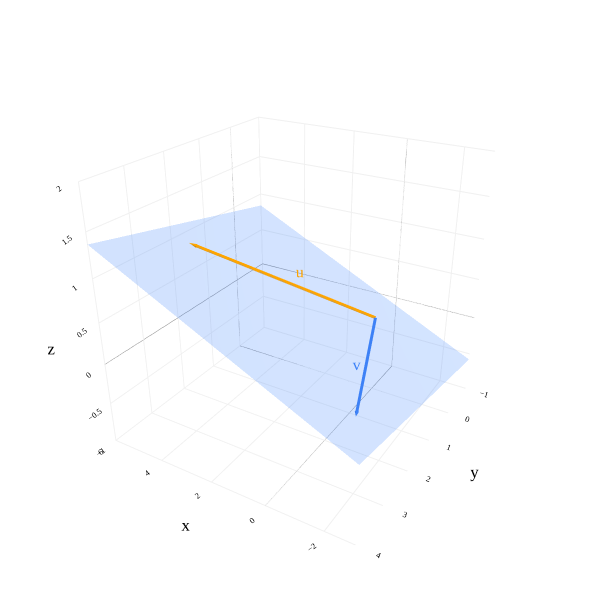

Notebook source saved alongside this figure:
### Markdown cell above
### The Cross Product

I first mentioned planes back in [Chapter 3.1](../03_vectors/01-vectors-and-linear-combinations.ipynb), when we intuitively discussed the fact that the set of all linear combinations of two non-collinear vectors in $\mathbb{R}^3$ forms a plane. We discussed this idea at length in [Chapter 4.1](./01-span.ipynb), too.

So, given two vectors ${\color{orange} \vec u = \begin{bmatrix} u_1 \\ u_2 \\ u_3 \end{bmatrix}}, {\color{#3d81f6} \vec v = \begin{bmatrix} v_1 \\ v_2 \\ v_3 \end{bmatrix}} \in \mathbb{R}^3$, how do we find the equation of the plane they span, in standard form?

### Code cell
from utils import plot_vectors
import numpy as np
import plotly.graph_objects as go

v1 = (5, 2, 1)
v2 = (-2, 3, 0)

fig = plot_vectors([(v1, "orange", r"u"), 
                    (v2, "#3d81f6", r"v"),
                    ], show_axis_labels=True, vdeltax=0.3, vdeltay=1)

# Add the plane spanned by v1 and v2
plane_extent = 20
num_points = 3

s_range = np.linspace(-plane_extent, plane_extent, num_points)
t_range = np.linspace(-plane_extent, plane_extent, num_points)
s_grid, t_grid = np.meshgrid(s_range, t_range)

plane_x = s_grid * v1[0] + t_grid * v2[0]
plane_y = s_grid * v1[1] + t_grid * v2[1]
plane_z = s_grid * v1[2] + t_grid * v2[2]

fig.add_trace(go.Surface(
    x=plane_x,
    y=plane_y,
    z=plane_z,
    opacity=0.8,
    colorscale=[[0, 'rgba(61,129,246,0.3)'], [1, 'rgba(61,129,246,0.3)']],
    showscale=False,
))

fig.update_xaxes(
    scaleanchor="y",
    scaleratio=1,
    tickvals=np.arange(-10, 10, 1)
)

fig.update_yaxes(
    scaleanchor="x",
    scaleratio=1,
    tickvals=np.arange(-10, 10, 1)
)

fig.update_layout(
    xaxis_range=[-10, 10],
    yaxis_range=[-10, 10],
    width=600,
    height=600,
    scene_camera=dict(
        eye=dict(x=-1.2, y=2, z=1.2)
    ),
    scene=dict(
        aspectmode='cube',
    ),
)

fig.show()

### Figure 1 — Plotly figure (JSON) as saved in the notebook; plotly's stock layout.template omitted (floating-point values rounded to 4 significant figures)
{"data": [{"hovertemplate": "(%{x}, %{y}, %{z})<extra></extra>", "line": {"color": "orange", "width": 6}, "mode": "lines", "showlegend": false, "type": "scatter3d", "x": [0, 5], "y": [0, 2], "z": [0, 1]}, {"colorscale": [[0, "orange"], [1, "orange"]], "hoverinfo": "skip", "showlegend": false, "showscale": false, "sizemode": "raw", "sizeref": 0.4, "type": "cone", "u": [0.5], "v": [0.2], "w": [0.1], "x": [5], "y": [2], "z": [1]}, {"hoverinfo": "skip", "mode": "text", "showlegend": false, "text": ["u"], "textfont": {"color": "orange", "family": "Palatino", "size": 16}, "textposition": "middle center", "type": "scatter3d", "x": [2.556], "y": [0.5358], "z": [0.5]}, {"hovertemplate": "(%{x}, %{y}, %{z})<extra></extra>", "line": {"color": "#3d81f6", "width": 6}, "mode": "lines", "showlegend": false, "type": "scatter3d", "x": [0, -2], "y": [0, 3], "z": [0, 0]}, {"colorscale": [[0, "#3d81f6"], [1, "#3d81f6"]], "hoverinfo": "skip", "showlegend": false, "showscale": false, "sizemode": "raw", "sizeref": 0.4, "type": "cone", "u": [-0.2], "v": [0.3], "w": [0], "x": [-2], "y": [3], "z": [0]}, {"hoverinfo": "skip", "mode": "text", "showlegend": false, "text": ["v"], "textfont": {"color": "#3d81f6", "family": "Palatino", "size": 16}, "textposition": "middle center", "type": "scatter3d", "x": [-0.8752], "y": [1.777], "z": [0]}, {"colorscale": [[0, "rgba(61,129,246,0.3)"], [1, "rgba(61,129,246,0.3)"]], "opacity": 0.8, "showscale": false, "type": "surface", "x": [[-60.0, 40.0, 140.0], [-100.0, 0.0, 100.0], [-140.0, -40.0, 60.0]], "y": [[-100.0, -60.0, -20.0], [-40.0, 0.0, 40.0], [20.0, 60.0, 100.0]], "z": [[-20.0, 0.0, 20.0], [-20.0, 0.0, 20.0], [-20.0, 0.0, 20.0]]}], "layout": {"font": {"color": "black", "family": "Palatino", "size": 14}, "height": 600, "margin": {"b": 0, "l": 0, "r": 0, "t": 0}, "paper_bgcolor": "white", "plot_bgcolor": "white", "scene": {"aspectmode": "cube", "aspectratio": {"x": 1.2, "y": 1.2, "z": 0.8}, "bgcolor": "white", "camera": {"eye": {"x": -1.2, "y": 2, "z": 1.2}}, "xaxis": {"backgroundcolor": "white", "gridcolor": "#f0f0f0", "range": [-3, 6], "showbackground": true, "tickfont": {"size": 10}, "title": {"text": "x"}, "zerolinecolor": "gray"}, "yaxis": {"backgroundcolor": "white", "gridcolor": "#f0f0f0", "range": [-1, 4], "showbackground": true, "tickfont": {"size": 10}, "title": {"text": "y"}, "zerolinecolor": "gray"}, "zaxis": {"backgroundcolor": "white", "gridcolor": "#f0f0f0", "range": [-1, 2], "showbackground": true, "tickfont": {"size": 10}, "title": {"text": "z"}, "zerolinecolor": "gray"}}, "width": 600, "xaxis": {"range": [-10, 10], "scaleanchor": "y", "scaleratio": 1, "tickvals": [-10, -9, -8, -7, -6, -5, -4, -3, -2, -1, 0, 1, 2, 3, 4, 5, 6, 7, 8, 9]}, "yaxis": {"range": [-10, 10], "scaleanchor": "x", "scaleratio": 1, "tickvals": [-10, -9, -8, -7, -6, -5, -4, -3, -2, -1, 0, 1, 2, 3, 4, 5, 6, 7, 8, 9]}}}
